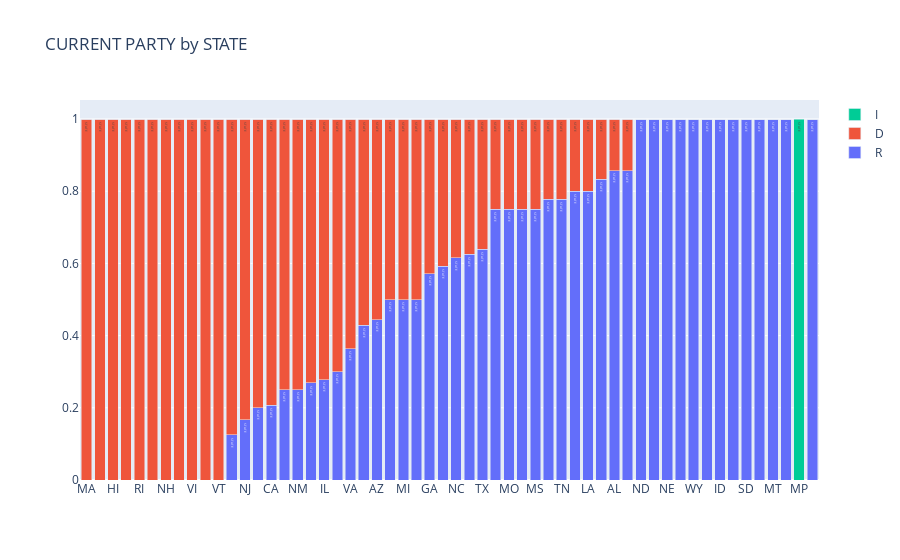

Notebook source saved alongside this figure:
### Code cell
plot_stack(df, 'current_party', 'state', sort_by='D', by_pct=True)

### Figure 1 — Plotly figure (JSON) as saved in the notebook; plotly's stock layout.template omitted (floating-point values rounded to 4 significant figures)
{"data": [{"customdata": [6, 0, 1, 8, 11, 8, 23, 1, 3, 1, 5, 3, 7, 6, 16, 7, 12, 5, 5, 4, 9, 3, 7, 4, 0, 1, 7, 6, 0, 0, 0, 4, 1, 4, 4, 3, 4, 2, 5, 4, 1, 2, 3, 0, 1, 1, 0, 3, 0, 0, 1, 1, 0, 0, 0, 1], "hovertemplate": "CURRENT_PARTY: R<br>%{text}: %{x}<br>TOTAL: %{customdata}<br>PTC: %{y:.1%}", "name": "R", "text": ["STATE", "STATE", "STATE", "STATE", "STATE", "STATE", "STATE", "STATE", "STATE", "STATE", "STATE", "STATE", "STATE", "STATE", "STATE", "STATE", "STATE", "STATE", "STATE", "STATE", "STATE", "STATE", "STATE", "STATE", "STATE", "STATE", "STATE", "STATE", "STATE", "STATE", "STATE", "STATE", "STATE", "STATE", "STATE", "STATE", "STATE", "STATE", "STATE", "STATE", "STATE", "STATE", "STATE", "STATE", "STATE", "STATE", "STATE", "STATE", "STATE", "STATE", "STATE", "STATE", "STATE", "STATE", "STATE", "STATE"], "type": "bar", "x": ["AL", "MA", "NV", "NC", "CA", "GA", "TX", "ND", "IA", "OR", "OK", "CO", "NY", "MO", "FL", "IN", "OH", "KY", "IL", "VA", "PA", "NE", "MI", "AZ", "DE", "MD", "TN", "SC", "HI", "CT", "RI", "AR", "WY", "UT", "MN", "WA", "KS", "ID", "WI", "LA", "PR", "NJ", "MS", "ME", "NM", "SD", "NH", "WV", "DC", "VI", "MT", "AS", "MP", "GU", "VT", "AK"], "y": [0.8571, 0, 0.25, 0.6154, 0.2075, 0.5714, 0.6389, 1, 0.75, 0.2, 1, 0.4286, 0.2692, 0.75, 0.5926, 0.7778, 0.75, 0.8333, 0.2778, 0.3636, 0.5, 1, 0.5, 0.4444, 0, 0.125, 0.7778, 0.8571, 0, 0, 0, 1, 1, 1, 0.5, 0.3, 0.8, 1, 0.625, 0.8, 1, 0.1667, 0.75, 0, 0.25, 1, 0, 1, 0, 0, 1, 1, 0, 0, 0, 1]}, {"customdata": [1, 9, 3, 5, 42, 6, 13, 0, 1, 4, 0, 4, 19, 2, 11, 2, 4, 1, 13, 7, 9, 0, 7, 5, 1, 7, 2, 1, 2, 5, 2, 0, 0, 0, 4, 7, 1, 0, 3, 1, 0, 10, 1, 2, 3, 0, 2, 0, 1, 1, 0, 0, 0, 1, 1, 0], "hovertemplate": "CURRENT_PARTY: D<br>%{text}: %{x}<br>TOTAL: %{customdata}<br>PTC: %{y:.1%}", "name": "D", "text": ["STATE", "STATE", "STATE", "STATE", "STATE", "STATE", "STATE", "STATE", "STATE", "STATE", "STATE", "STATE", "STATE", "STATE", "STATE", "STATE", "STATE", "STATE", "STATE", "STATE", "STATE", "STATE", "STATE", "STATE", "STATE", "STATE", "STATE", "STATE", "STATE", "STATE", "STATE", "STATE", "STATE", "STATE", "STATE", "STATE", "STATE", "STATE", "STATE", "STATE", "STATE", "STATE", "STATE", "STATE", "STATE", "STATE", "STATE", "STATE", "STATE", "STATE", "STATE", "STATE", "STATE", "STATE", "STATE", "STATE"], "type": "bar", "x": ["AL", "MA", "NV", "NC", "CA", "GA", "TX", "ND", "IA", "OR", "OK", "CO", "NY", "MO", "FL", "IN", "OH", "KY", "IL", "VA", "PA", "NE", "MI", "AZ", "DE", "MD", "TN", "SC", "HI", "CT", "RI", "AR", "WY", "UT", "MN", "WA", "KS", "ID", "WI", "LA", "PR", "NJ", "MS", "ME", "NM", "SD", "NH", "WV", "DC", "VI", "MT", "AS", "MP", "GU", "VT", "AK"], "y": [0.1429, 1, 0.75, 0.3846, 0.7925, 0.4286, 0.3611, 0, 0.25, 0.8, 0, 0.5714, 0.7308, 0.25, 0.4074, 0.2222, 0.25, 0.1667, 0.7222, 0.6364, 0.5, 0, 0.5, 0.5556, 1, 0.875, 0.2222, 0.1429, 1, 1, 1, 0, 0, 0, 0.5, 0.7, 0.2, 0, 0.375, 0.2, 0, 0.8333, 0.25, 1, 0.75, 0, 1, 0, 1, 1, 0, 0, 0, 1, 1, 0]}, {"customdata": [0, 0, 0, 0, 0, 0, 0, 0, 0, 0, 0, 0, 0, 0, 0, 0, 0, 0, 0, 0, 0, 0, 0, 0, 0, 0, 0, 0, 0, 0, 0, 0, 0, 0, 0, 0, 0, 0, 0, 0, 0, 0, 0, 0, 0, 0, 0, 0, 0, 0, 0, 0, 1, 0, 0, 0], "hovertemplate": "CURRENT_PARTY: I<br>%{text}: %{x}<br>TOTAL: %{customdata}<br>PTC: %{y:.1%}", "name": "I", "text": ["STATE", "STATE", "STATE", "STATE", "STATE", "STATE", "STATE", "STATE", "STATE", "STATE", "STATE", "STATE", "STATE", "STATE", "STATE", "STATE", "STATE", "STATE", "STATE", "STATE", "STATE", "STATE", "STATE", "STATE", "STATE", "STATE", "STATE", "STATE", "STATE", "STATE", "STATE", "STATE", "STATE", "STATE", "STATE", "STATE", "STATE", "STATE", "STATE", "STATE", "STATE", "STATE", "STATE", "STATE", "STATE", "STATE", "STATE", "STATE", "STATE", "STATE", "STATE", "STATE", "STATE", "STATE", "STATE", "STATE"], "type": "bar", "x": ["AL", "MA", "NV", "NC", "CA", "GA", "TX", "ND", "IA", "OR", "OK", "CO", "NY", "MO", "FL", "IN", "OH", "KY", "IL", "VA", "PA", "NE", "MI", "AZ", "DE", "MD", "TN", "SC", "HI", "CT", "RI", "AR", "WY", "UT", "MN", "WA", "KS", "ID", "WI", "LA", "PR", "NJ", "MS", "ME", "NM", "SD", "NH", "WV", "DC", "VI", "MT", "AS", "MP", "GU", "VT", "AK"], "y": [0, 0, 0, 0, 0, 0, 0, 0, 0, 0, 0, 0, 0, 0, 0, 0, 0, 0, 0, 0, 0, 0, 0, 0, 0, 0, 0, 0, 0, 0, 0, 0, 0, 0, 0, 0, 0, 0, 0, 0, 0, 0, 0, 0, 0, 0, 0, 0, 0, 0, 0, 0, 1, 0, 0, 0]}], "layout": {"barmode": "stack", "title": {"text": "CURRENT PARTY by STATE"}, "xaxis": {"categoryarray": ["MA", "DE", "HI", "CT", "RI", "ME", "NH", "DC", "VI", "GU", "VT", "MD", "NJ", "OR", "CA", "NV", "NM", "NY", "IL", "WA", "VA", "CO", "AZ", "PA", "MI", "MN", "GA", "FL", "NC", "WI", "TX", "IA", "MO", "OH", "MS", "IN", "TN", "KS", "LA", "KY", "AL", "SC", "ND", "OK", "NE", "AR", "WY", "UT", "ID", "PR", "SD", "WV", "MT", "AS", "MP", "AK"], "categoryorder": "array"}}}
